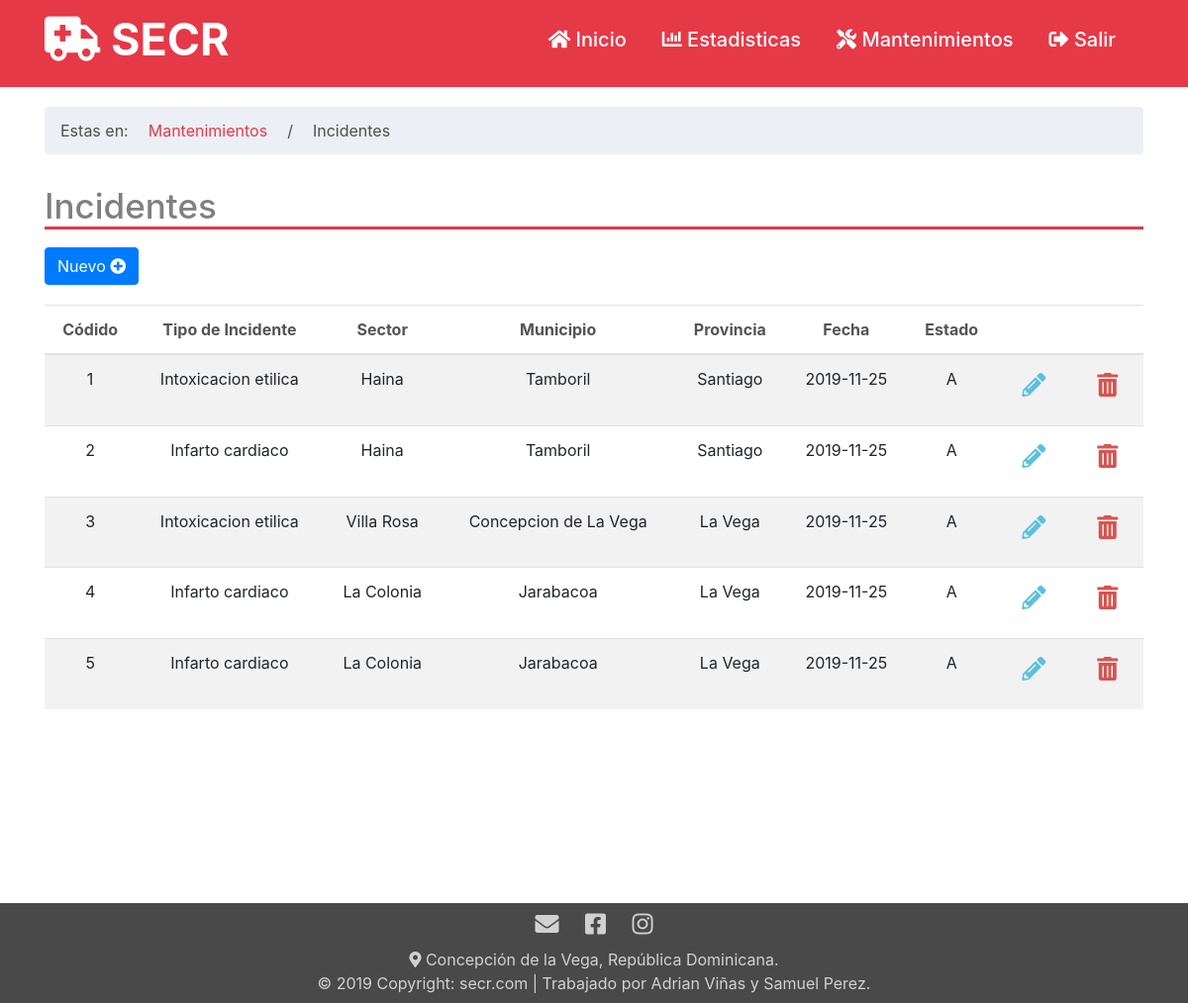
Page /incidente_mant.php on the earlier database version.
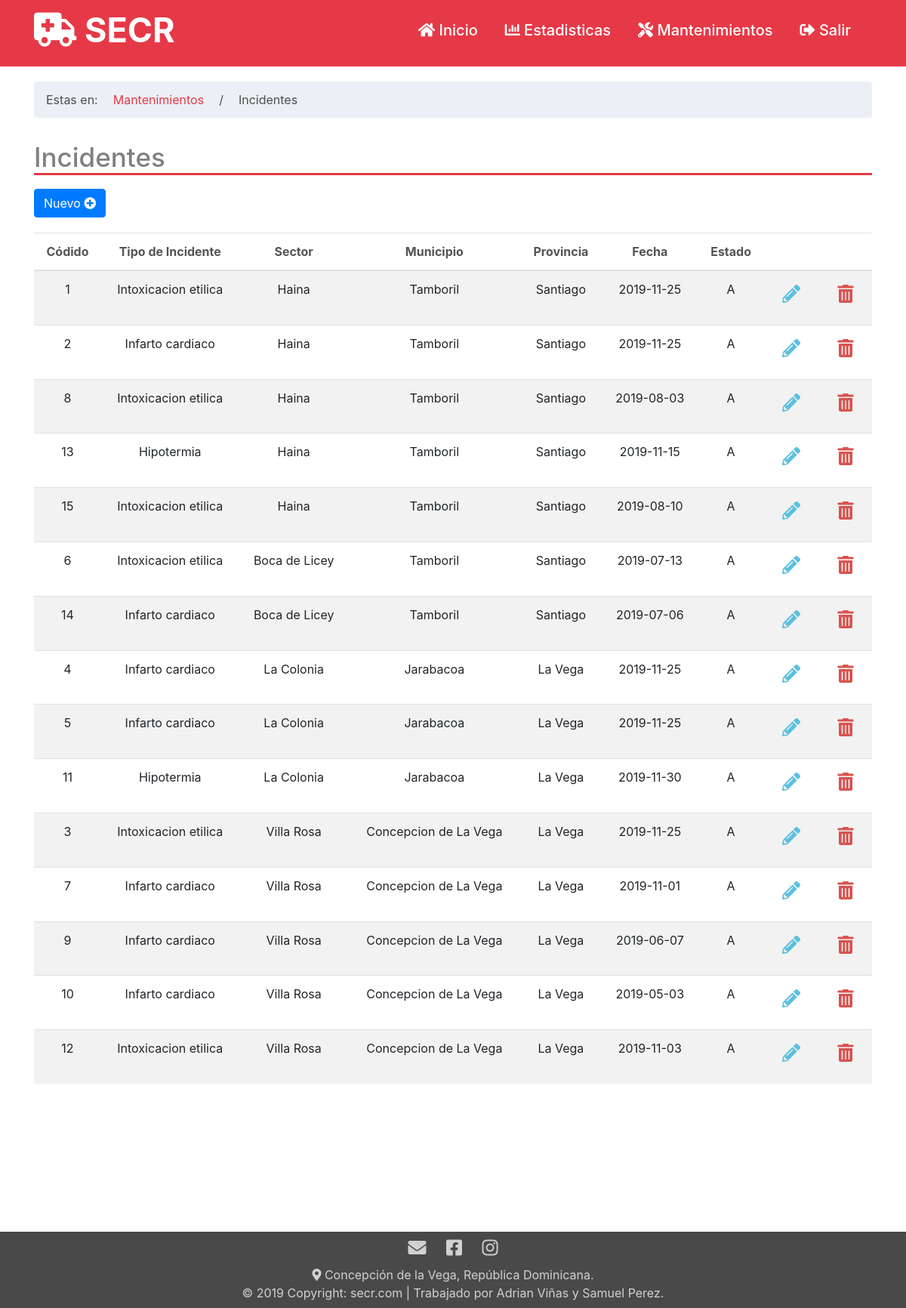
Same page on the later database version.
### tables this page shows
CREATE TABLE `incidente` (
  `id_incidente` int(11) NOT NULL,
  `id_tipo_de_incidente` int(11) NOT NULL,
  `id_sector` int(11) NOT NULL,
  `id_diagnostico` int(11) NOT NULL,
  `id_usuario` int(11) NOT NULL,
  `fecha` date NOT NULL,
  `estado` char(1) NOT NULL
);

CREATE TABLE `tipos_incidente` (
  `id_tipos_incidente` int(11) NOT NULL,
  `nombre` varchar(50) NOT NULL,
  `descripcion` varchar(50) NOT NULL,
  `estado` char(1) NOT NULL
);

CREATE TABLE `sector` (
  `id_sector` int(11) NOT NULL,
  `nombre` varchar(50) NOT NULL,
  `id_municipio` int(11) NOT NULL,
  `estado` char(1) NOT NULL
);

CREATE TABLE `municipio` (
  `id_municipio` int(11) NOT NULL,
  `nombre` varchar(50) NOT NULL,
  `id_provincia` int(11) NOT NULL,
  `estado` char(1) NOT NULL
);

CREATE TABLE `provincia` (
  `id_provincia` int(11) NOT NULL,
  `nombre` varchar(50) NOT NULL,
  `estado` char(1) NOT NULL
);

### php/select.php (called while the page is built, shortened)
<?php
function consultar_join_incidente(){
    include('conexion.php');
    $sql="SELECT incidente.id_incidente, tipos_incidente.nombre as nombre_incidente,
    sector.nombre as nombre_sector, municipio.nombre as municipio_nombre, provincia.nombre as nombre_provincia,
    incidente.fecha as fecha, incidente.estado as estado
    FROM incidente
    INNER JOIN tipos_incidente
    ON incidente.id_tipo_de_incidente = tipos_incidente.id_tipos_incidente
    INNER JOIN sector
    ON incidente.id_sector = sector.id_sector
    INNER JOIN municipio
    ON sector.id_municipio = municipio.id_municipio
    INNER JOIN provincia
    ON municipio.id_provincia = provincia.id_provincia";
    return $result=$mysqli->query($sql);
}
?>

### incidente_mant.php (the view, shortened to what this page needs)
<?php
    include './php/cabe.php';
?>
<div class="container">
<div class="row">
        <div class="col-lg-12">
        <ol class = "breadcrumb" style="margin-top: 20px; background: rgba(230, 235, 243, 0.74);">
            <li style="color: rgb(78, 78, 78);">Estas en:</li>
            <li class="active" style="color: rgb(78, 78, 78);"><a href="mantenimientos.php" style="color: rgb(230, 57, 71);">Mantenimientos</a></li>
            <li class="active" style="color: rgb(78, 78, 78);">/</li>
            <li class="active" style="color: rgb(78, 78, 78);">Incidentes</li>
        </ol>
        </div>
    </div>
    <div class="row">
        <div class="col-lg-12">
            <h2 id="Titulo">Incidentes</h2>
        </div>
    </div>
    <div class="row">
        <div class="col-lg-5">
            <a href="incidente_crear.php" class="btn btn-primary btn-md" style="margin-bottom: 20px; margin-top: 10px;">Nuevo <i class="fas fa-plus-circle"></i></a>
        </div>
    </div>
    <div class="row">
        <div class="col-lg-12 col-sm-12">
        <table class="table table-striped" style="text-align: center;" id="example">
                <thead>
                    <tr style="color: rgb(85, 84, 84);">
                        <th>Códido</th>
                        <th>Tipo de Incidente</th>
                        <th>Sector</th>
                        <th>Municipio</th>
                        <th>Provincia</th>
                        <th>Fecha</th>
                        <th>Estado</th>
                        <th></th>
                        <th></th>
                    </tr>
                </thead>
                <tbody>
                    <?php
                        $query=consultar_join_incidente();
                        while ($row=$query->fetch_assoc()){
                            echo"
                            <tr>
                                <td>".$row['id_incidente']."</td>
                                <td>".$row['nombre_incidente']."</td>
                                <td>".$row['nombre_sector']."</td>
                                <td>".$row['municipio_nombre']."</td>
                                <td>".$row['nombre_provincia']."</td>
                                <td>".$row['fecha']."</td>
                                <td>".$row['estado']."</td>
                                <td>
                                    <a href='incidente_modi.php?id=".$row['id_incidente']."' class='btn btn-sm' style='color: #5bc0de;' ><h4><i class='fas fa-pencil-alt'></i></h4> </a>
                                </td>
                                <td>
                                    <a href='php/procedimientos_incidente.php?accion=DLT&id=".$row['id_incidente']."' class='btn btn-sm' style='color: #d9534f;'><h4><i class='fas fa-trash-alt'></i></h4> </a>
                                </td>
                            </tr>
                        ";
                        }
                    ?>
                </tbody>
             </table>
        </div>
    </div>
</div>
<?php
    include 'php/pie.php';
?>

### php/cabe.php (shortened to what this page needs)
<?php
    include('php/select.php');
?>
<!DOCTYPE html>
<html lang="en">
<head>
  <link href="vendor/bootstrap/css/bootstrap.min.css" rel="stylesheet">
  <link rel="stylesheet" href="css/all.min.css">
  <link rel="stylesheet" href="css/Estilos_titulo.css" >
  <link rel="stylesheet" href="css/Estilos_Pais.css" >
  <link rel="stylesheet" href="css/EstilosCab1.css">
  <link rel="stylesheet" href="css/Estilos_Man.css">
  <link rel="stylesheet" type="text/css" href="https://cdn.datatables.net/v/bs4/dt-1.10.20/datatables.min.css"/>
</head>
<body style="background: white;">
  <nav class="navbar navbar-expand-lg navbar-dark  static-top">
    <div class="container">
      <a class="navbar-brand" href="inicio.php"><h1><i class="fas fa-ambulance"></i> SECR</h1></a>
      <div class="collapse navbar-collapse" id="navbarResponsive">
        <ul class="navbar-nav ml-auto">
          <li class="nav-item active">
            <a class="nav-link" href="inicio.php"><h5><i class="fas fa-home"></i> Inicio</h5></a>
          </li>
          <li class="nav-item active">
            <a class="nav-link" href="estadisticas.php"><h5><i class="fas fa-chart-bar"></i> Estadisticas</h5></a>
          </li>
          <li class="nav-item active">
            <a class="nav-link" href="mantenimientos.php"><h5><i class="fas fa-tools"></i> Mantenimientos</h5></a>
          </li>
          <li class="nav-item active">
            <a class="nav-link" href="php/cerrar_sesion.php"><h5><i class="fas fa-sign-out-alt"></i> Salir</h5></a>
          </li>
        </ul>
      </div>
    </div>
  </nav>

### php/pie.php (shortened to what this page needs)
    <footer class="page-footer font-small" style="background: #494949; margin-top: 180px;">
        <div class="footer-copyright text-center py-2" style="color: #d2d1d1;">
         <h4>
            <a href="" style="margin: 10px; color: #d2d1d1;"><i class="fas fa-envelope"></i></a>
            <a href="" style="margin: 10px; color: #d2d1d1;"><i class="fab fa-facebook-square"></i></a>
            <a href="" style="margin: 10px; color: #d2d1d1;"><i class="fab fa-instagram"></i></a>
         </h4>
         <i class="fas fa-map-marker-alt"></i> Concepción de la Vega, República Dominicana.
         <br>
         © 2019 Copyright:<a href="" style="color: #d2d1d1;"> secr.com</a> |  Trabajado por Adrian Viñas y Samuel Perez.
        </div>
    </footer>
</body>
</html>

### css/Estilos_titulo.css (style rules this page uses)
#Titulo { border-bottom: 3px solid rgb(230, 57, 71); color: grey; margin-top: 15px; font-size: 35px; }
body { background: rgb(250, 248, 248); }

### css/Estilos_Pais.css (style rules this page uses)
html, body, #cont { width: 100%; height: 90%; margin: 0; padding: 0; }

### css/EstilosCab1.css (style rules this page uses)
nav { background: rgb(230, 57, 71); color: white; }
h1 { font-size: 45px; font-weight: bold; }
li { margin-right: 20px; }

Differences in the rows shown:
added incidente: id_incidente "8", id_tipo_de_incidente.nombre "Intoxicacion etilica", id_sector.nombre "Haina", municipio.nombre "Tamboril", provincia.nombre "Santiago", fecha "2019-08-03", estado "A"
added incidente: id_incidente "13", id_tipo_de_incidente.nombre "Hipotermia", id_sector.nombre "Haina", municipio.nombre "Tamboril", provincia.nombre "Santiago", fecha "2019-11-15", estado "A"
added incidente: id_incidente "15", id_tipo_de_incidente.nombre "Intoxicacion etilica", id_sector.nombre "Haina", municipio.nombre "Tamboril", provincia.nombre "Santiago", fecha "2019-08-10", estado "A"
added incidente: id_incidente "6", id_tipo_de_incidente.nombre "Intoxicacion etilica", id_sector.nombre "Boca de Licey", municipio.nombre "Tamboril", provincia.nombre "Santiago", fecha "2019-07-13", estado "A"
added incidente: id_incidente "14", id_tipo_de_incidente.nombre "Infarto cardiaco", id_sector.nombre "Boca de Licey", municipio.nombre "Tamboril", provincia.nombre "Santiago", fecha "2019-07-06", estado "A"
added incidente: id_incidente "11", id_tipo_de_incidente.nombre "Hipotermia", id_sector.nombre "La Colonia", municipio.nombre "Jarabacoa", provincia.nombre "La Vega", fecha "2019-11-30", estado "A"
changed incidente id 3: moves down the list
added incidente: id_incidente "7", id_tipo_de_incidente.nombre "Infarto cardiaco", id_sector.nombre "Villa Rosa", municipio.nombre "Concepcion de La Vega", provincia.nombre "La Vega", fecha "2019-11-01", estado "A"
added incidente: id_incidente "9", id_tipo_de_incidente.nombre "Infarto cardiaco", id_sector.nombre "Villa Rosa", municipio.nombre "Concepcion de La Vega", provincia.nombre "La Vega", fecha "2019-06-07", estado "A"
added incidente: id_incidente "10", id_tipo_de_incidente.nombre "Infarto cardiaco", id_sector.nombre "Villa Rosa", municipio.nombre "Concepcion de La Vega", provincia.nombre "La Vega", fecha "2019-05-03", estado "A"
added incidente: id_incidente "12", id_tipo_de_incidente.nombre "Intoxicacion etilica", id_sector.nombre "Villa Rosa", municipio.nombre "Concepcion de La Vega", provincia.nombre "La Vega", fecha "2019-11-03", estado "A"
